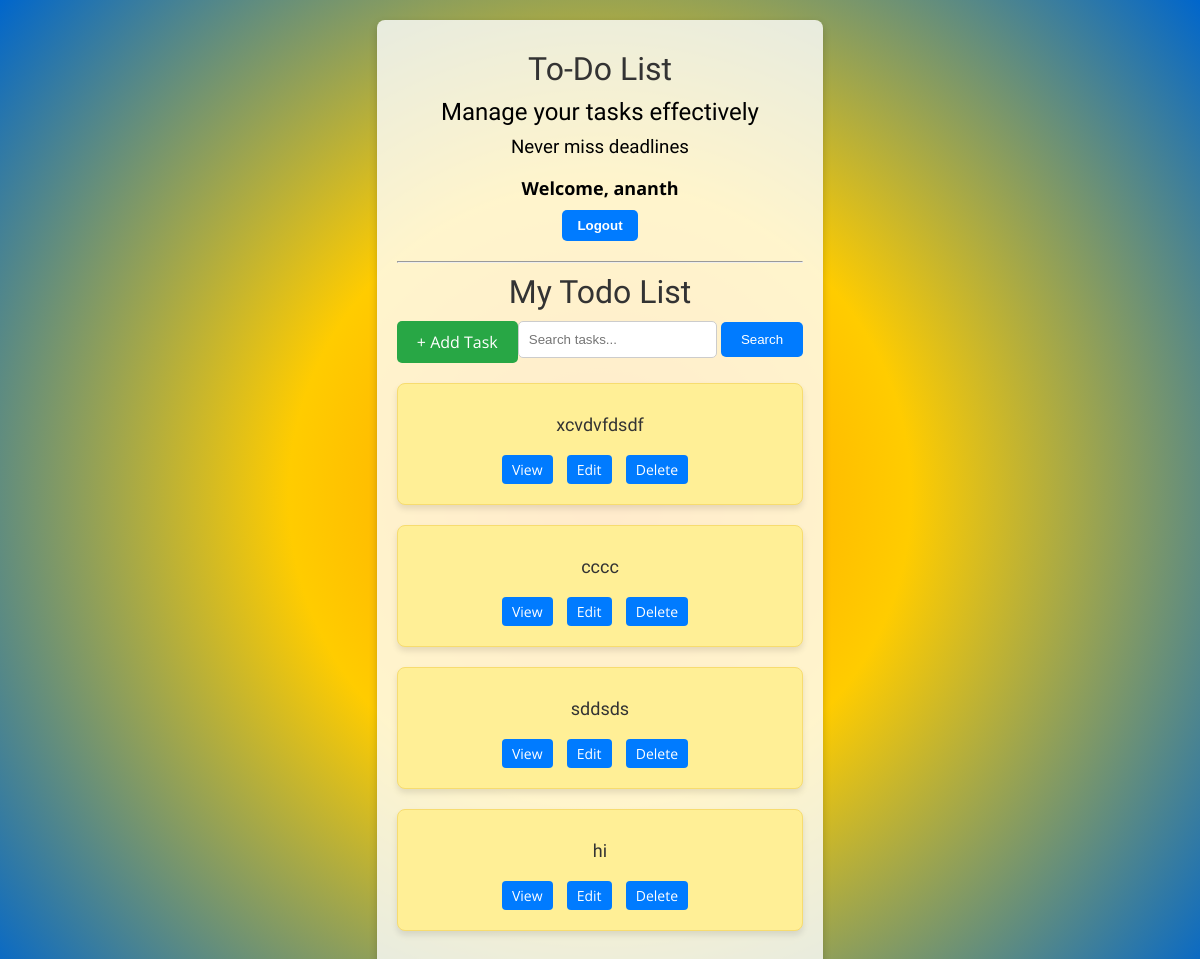
Page / (signed in) on the earlier database version.
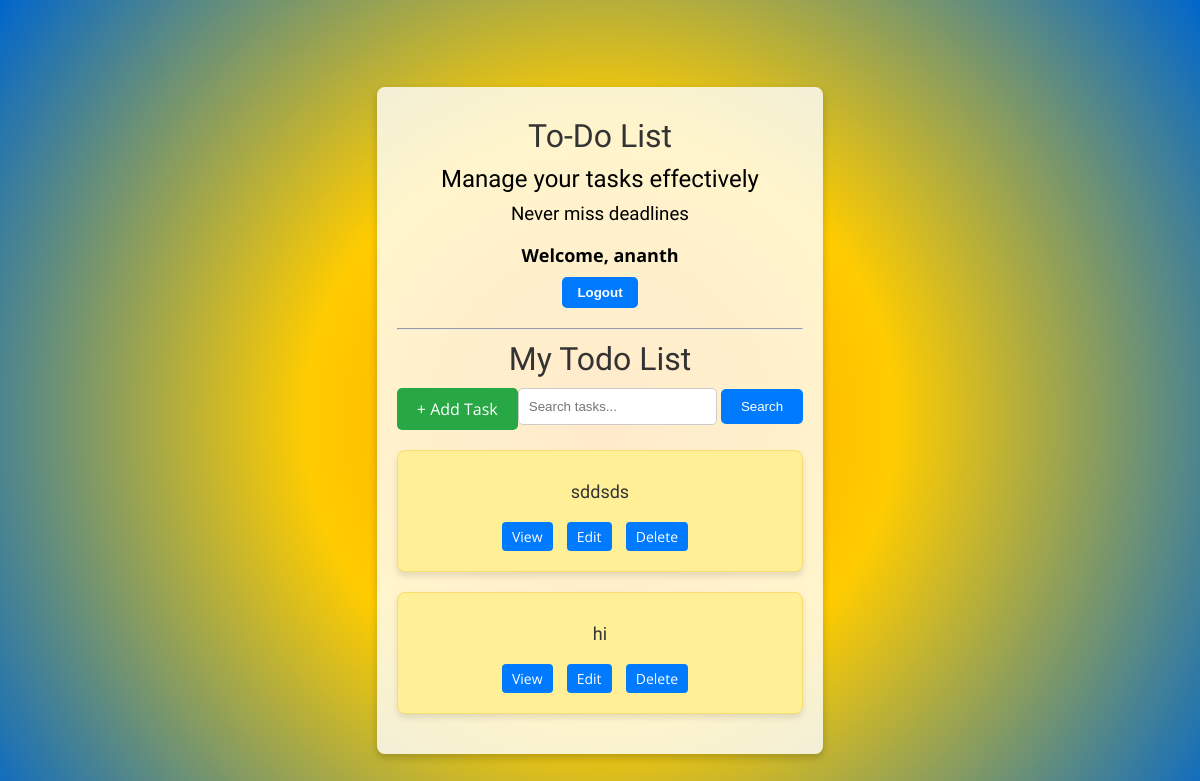
Same page on the later database version.
### base/models.py (models this page shows, shortened)
class Task(models.Model):
    user = models.ForeignKey(User, on_delete=models.SET_NULL, null=True, blank=True)
    title = models.CharField(max_length=200, null=True, blank=True)
    description = models.TextField(null=True, blank=True)
    complete = models.BooleanField(default=False)
    created = models.DateTimeField(auto_now_add=True)
    complex = models.BooleanField(default=False)
    class Meta:
        ordering = ['complete']

### base/views.py (the view)
# urls.py: path('', TaskList.as_view(), name='task-list'),
class TaskList(LoginRequiredMixin, ListView):
    model = Task
    context_object_name = 'tasks'
    def get_context_data(self, **kwargs):
        context = super().get_context_data(**kwargs)
        context['tasks'] = context['tasks'].filter(user=self.request.user)
        context['task_count'] = context['tasks'].filter(complex=False).count()
        search_input = self.request.GET.get('search-area') or ''
        if search_input:
            context['tasks'] = context['tasks'].filter(
                title__icontains=search_input  # Corrected the lookup
            )
        return context

### base/templates/base/task_list.html (shortened to what this page needs)
{% extends 'base/main.html' %}
{% block content %}
<div class="user-info">
    {% if request.user.is_authenticated %}
        <p>Welcome, {{ request.user }}</p>
        <form action="{% url 'logout' %}" method="POST">
            <button type="submit">Logout</button>
        </form>
    {% else %}
        <a href="{% url 'login' %}">Login</a>
    {% endif %}
</div>
<hr>
<h1>My Todo List</h1>
<div class="actions">
    <a href="{% url 'task-create' %}" class="add-task-btn">+ Add Task</a>
    <form method="GET" class="search-form">
        <input type="text" name="search-area" placeholder="Search tasks...">
        <button type="submit">Search</button>
    </form>
</div>
{% for task in tasks %}
    <div class="task-box">
        <h2>{{ task.title }}</h2>
        <div class="task-actions">
            <a href="{% url 'task-detail' task.id %}">View</a>
            <a href="{% url 'task-update' task.id %}">Edit</a>
            <a href="{% url 'task-delete' task.id %}">Delete</a>
        </div>
    </div>
{% empty %}
    <h3>No items in the list</h3>
{% endfor %}
{% endblock content %}

Differences in the rows shown:
removed Task: title "xcvdvfdsdf"
removed Task: title "cccc"
